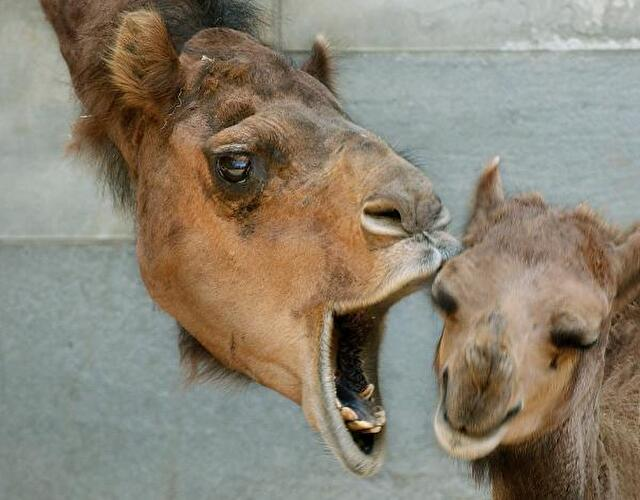
#> input picture Lab2/Bilder/camel.jpg, 640 x 500 px, found by its file name
$ python main.py
#> lines starting #> are read from the running program, lines starting #| are printed output that depends on the picture
import numpy as np
import matplotlib.pyplot as plt
from skimage import io, color
import os

# import camel
camel = io.imread(".\Bilder\camel.jpg")
#> camel is the input picture: shape (500, 640, 3); mean R, G, B 139.4, 131.5, 115.8
camel_gray = color.rgb2gray(camel)
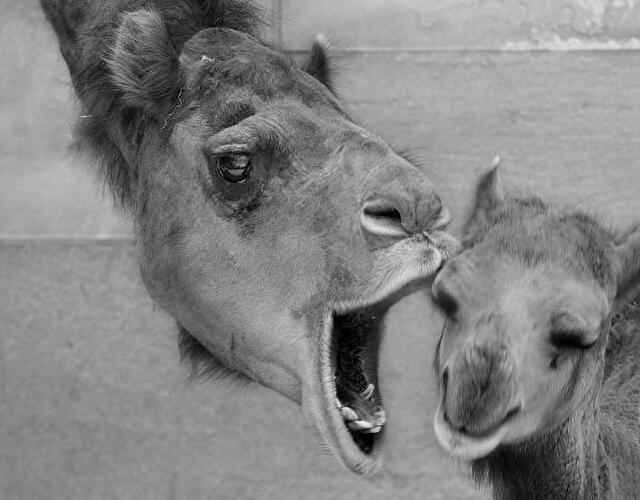
#> camel_gray: shape (500, 640) float64; min 0, max 0.988, mean 0.518

# Directory containing your TIFF images
image_directory = './pics/'

# List all TIFF files in the directory and create an array
tif_files = [os.path.join(image_directory, filename) for filename in os.listdir(image_directory) if filename.endswith('.tif')]
images = []
hist_val = []
hist_cnt = []

# Create a figure for the subplots
fig, axes = plt.subplots(len(tif_files), 3, figsize=(12, 6 * len(tif_files)))

# Loop through and display all TIFF images
for i, file_path in enumerate(tif_files):
    try:
        # Open the TIFF file
        tif_image = io.imread(file_path)
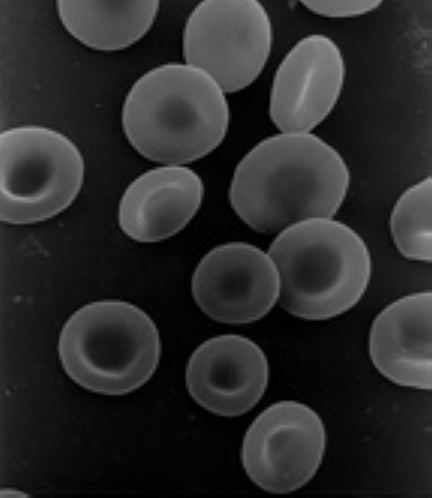
#> input picture Lab2/pics/bloodCells.tif, 432 x 498 px
#> tif_image is the input picture: shape (498, 432); min 0, max 176, mean 43.2
        value_counts = {}

        # Convert the TIFF image to grayscale (if not already)
        if tif_image.ndim == 3:  # Check if the image has multiple channels
            tif_image_gray = color.rgb2gray(tif_image)
        else:
            tif_image_gray = tif_image

        pixel_values = tif_image_gray.flatten()

        # count the different grayscale values
        for pixel_value in pixel_values:
            if pixel_value in value_counts:
                value_counts[pixel_value] += 1
            else:
                value_counts[pixel_value] = 1
#> this loop made 215136 passes
#> pixel_value on passes 1 to 3: 63, 62, 61
#> after the loop, value_counts = 172 items

        # get the values and their frequency
        values = np.array(list(value_counts.keys()))
#> values = 172 values, max 176 at index 170, min 0 at index 157, mean 85.59
        counts = np.array(list(value_counts.values()))
#> counts = 172 values, max 7895 at index 150, min 1 at index 165, mean 1250.8

        # Append the grayscale TIFF image to the images array
        images.append(tif_image_gray)
        # Append values and counts of the image to corresponding array
        hist_val.append(values)
        hist_cnt.append(counts)

        # Create a subplot for each image
        axes[i, 0].imshow(tif_image_gray, cmap='gray')
        axes[i, 0].set_title(f"Image {i + 1}")
        axes[i, 0].axis('off')

        # Create a histogram subplot for the image
        axes[i, 1].bar(hist_val[i], hist_cnt[i])
        axes[i, 1].set_title(f"Histogram {i + 1}")

        # Create histogram with function
        axes[i, 2].hist(tif_image_gray.ravel(), bins=256, color='gray', alpha=0.7)
        axes[i, 2].set_title(f"Histogram {i + 1}")
    except Exception as e:
        print(f"Error processing {file_path}: {str(e)}")

# Add a title to the figure
fig.suptitle("Grayscale Images and Histograms", fontsize=16)
# Adjust layout for better readability
plt.tight_layout(rect=[0, 0, 1, 0.97])
plt.show()
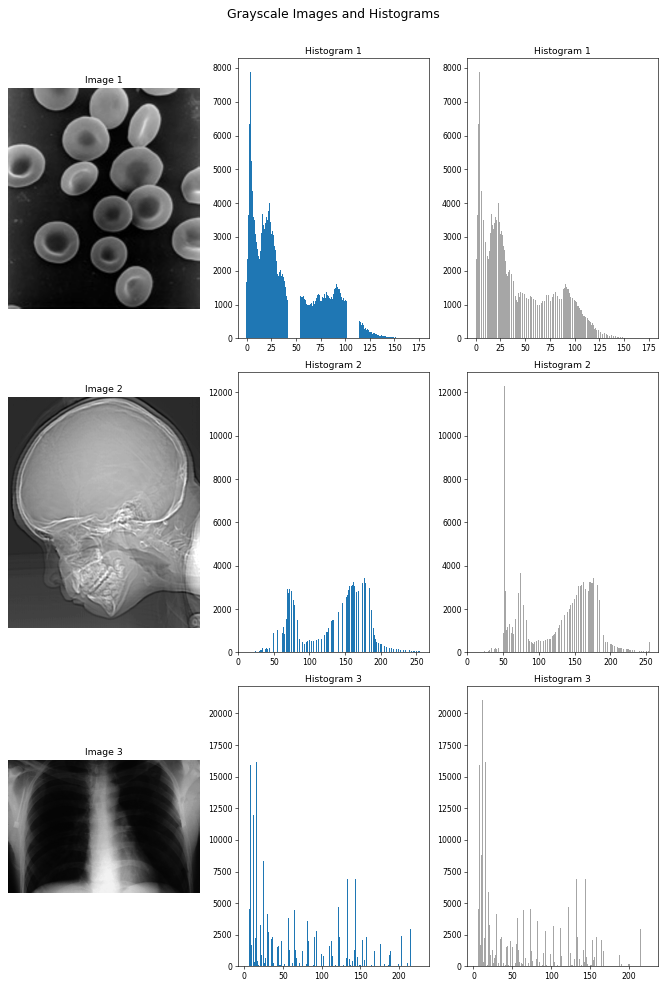
#> figure drawn by matplotlib, 9 panels; panel 2: tallest bar 7895 high, from x = 3.6 to 4.4; panel 3: tallest bar 7895 high, from x = 3.44 to 4.12; panel 5: tallest bar 12310 high, from x = 51.6 to 52.4; panel 6: tallest bar 12310 high, from x = 51.87 to 52.82

# Create subplots for camel image
fig1, axes1 = plt.subplots(1, 2, figsize=(10, 6))  # Create a subplot grid
# Display greyscale
axes1[0].imshow(camel_gray, cmap='gray')
axes1[0].set_title("Es Kamel")
axes1[0].axis('off')
# Display color
axes1[1].imshow(camel, cmap='gray')
axes1[1].set_title("Es Kamel")
axes1[1].axis('off')

plt.show()
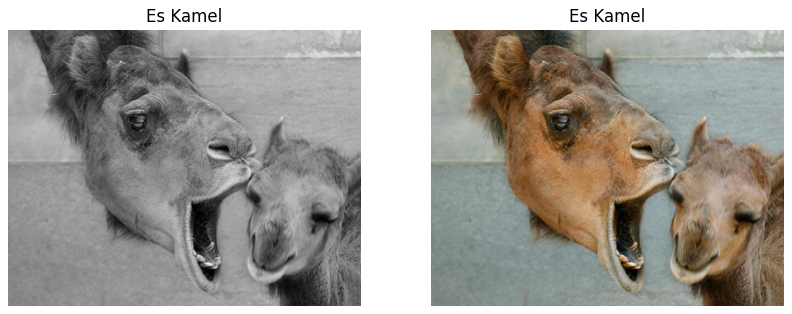
#> figure drawn by matplotlib, 2 panels
